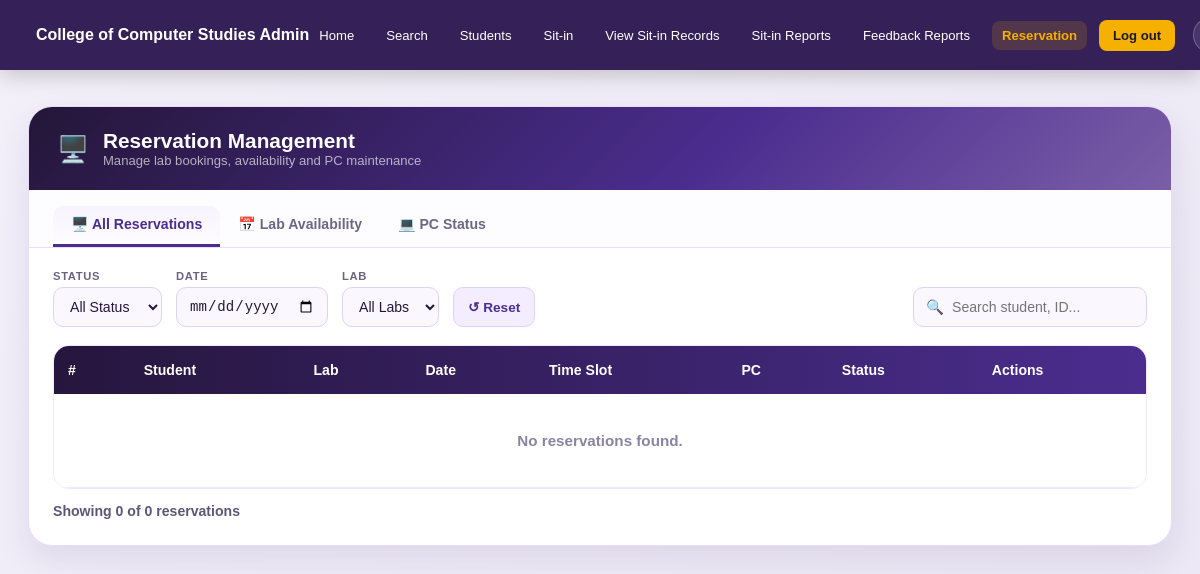
/admin_reservation (signed in), run on an earlier commit of the app's database.
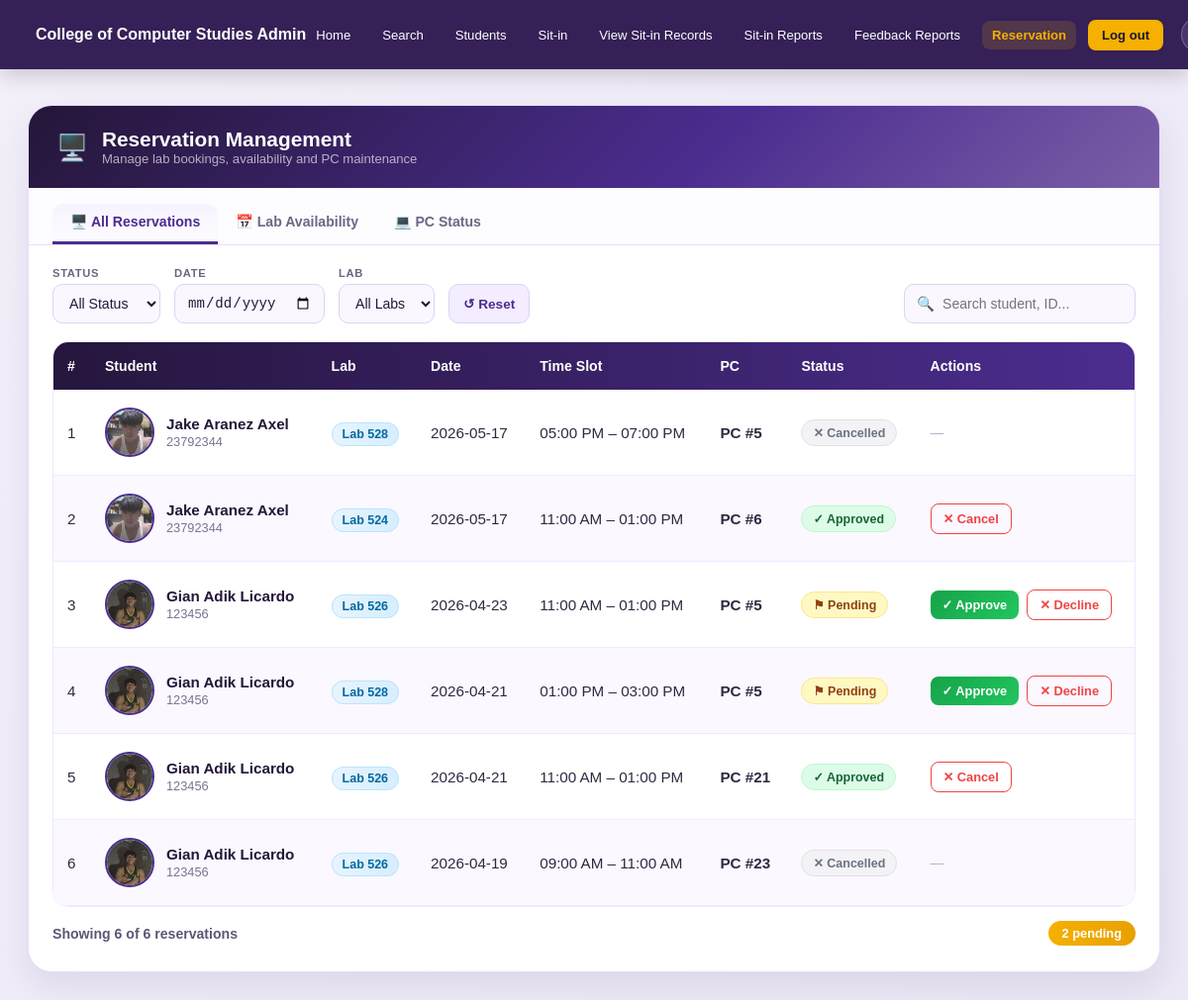
And on a later commit of the database.
### app.py (models this page shows)
class Reservation(db.Model):
    id = db.Column(db.Integer, primary_key=True)
    student_id = db.Column(db.Integer, db.ForeignKey('student.id'), nullable=False)
    student_name = db.Column(db.String(150), nullable=False)
    student_id_number = db.Column(db.String(50), nullable=False)
    lab = db.Column(db.String(50), nullable=False)
    date = db.Column(db.String(20), nullable=False)
    time_slot = db.Column(db.String(100), nullable=False)
    pc_number = db.Column(db.Integer, nullable=False)
    status = db.Column(db.String(20), default='Pending')
    created_at = db.Column(
        db.String(50),
        default=lambda: datetime.now().strftime('%Y-%m-%d %H:%M:%S')
    )
    student = db.relationship('Student', backref='reservations')

class Student(db.Model):
    id = db.Column(db.Integer, primary_key=True)
    id_number = db.Column(db.String(50), unique=True, nullable=False)
    last_name = db.Column(db.String(100))
    first_name = db.Column(db.String(100))
    middle_name = db.Column(db.String(100))
    course = db.Column(db.String(50))
    course_level = db.Column(db.String(10))
    email = db.Column(db.String(120), unique=True)
    password = db.Column(db.String(200))
    address = db.Column(db.String(200))
    profile_pic = db.Column(db.String(200), default='default.png')
    remaining_sessions = db.Column(db.Integer, default=30)
    leaderboard_points = db.Column(db.Integer, default=0)
    raw_points = db.Column(db.Float, default=0)
    cleanliness_points = db.Column(db.Integer, default=0)
    hours_points = db.Column(db.Integer, default=0)
    task_points = db.Column(db.Integer, default=0)
    total_hours = db.Column(db.Float, default=0)

### app.py (the view)
@app.route('/admin/reservations')
@app.route('/admin_reservation')
def admin_reservation():
    if 'admin_id' not in session:
        return redirect(url_for('login'))
    reservations = Reservation.query.order_by(Reservation.id.desc()).all()
    return render_template('admin_reservation.html', reservations=reservations)

### templates/admin_reservation.html (shortened to what this page needs)
<!DOCTYPE html>
<html lang="en">
<head>
    <link rel="stylesheet" href="{{ url_for('static', filename='style.css') }}">
</head>
<body class="admin-page">
<nav class="admin-navbar">
    <a href="{{ url_for('admin_dashboard') }}" class="admin-brand">
        College of Computer Studies Admin
    </a>
    <div class="admin-links">
        <a href="{{ url_for('admin_dashboard') }}">Home</a>
        <a href="#" onclick="history.back(); return false;">Search</a>
        <a href="{{ url_for('admin_students') }}">Students</a>
        <a href="{{ url_for('current_sitin') }}">Sit-in</a>
        <a href="{{ url_for('view_sitin_records') }}">View Sit-in Records</a>
        <a href="{{ url_for('sitin_reports') }}">Sit-in Reports</a>
        <a href="{{ url_for('feedback_reports') }}">Feedback Reports</a>
        <a href="{{ url_for('admin_reservation') }}" class="active">Reservation</a>
        <a href="{{ url_for('admin_logout') }}" class="admin-logout">Log out</a>
            <button class="dm-toggle" title="Toggle Dark Mode">🌙</button>
        </div>
</nav>
<div class="admin-wrapper">
    <div class="armgmt-panel">
        <div class="armgmt-header">
            <div class="armgmt-header-left">
                <span class="armgmt-header-icon">🖥️</span>
                <div>
                    <div class="armgmt-header-title">Reservation Management</div>
                    <div class="armgmt-header-sub">Manage lab bookings, availability and PC maintenance</div>
                </div>
            </div>
        </div>
        <div class="armgmt-tabs">
            <button class="armgmt-tab active" onclick="switchTab('all', this)">🖥️ All Reservations</button>
            <button class="armgmt-tab" onclick="switchTab('availability', this)">📅 Lab Availability</button>
            <button class="armgmt-tab" onclick="switchTab('pcstatus', this)">💻 PC Status</button>
        </div>
        <div class="armgmt-tab-body active" id="tabAll">
            <div class="armgmt-filters">
                <div class="armgmt-filter-group">
                    <label class="armgmt-filter-label">STATUS</label>
                    <select class="armgmt-filter-select" id="filterStatus" onchange="filterTable()">
                        <option value="">All Status</option>
                    </select>
                </div>
                <div class="armgmt-filter-group">
                    <label class="armgmt-filter-label">DATE</label>
                    <input type="date" class="armgmt-filter-date" id="filterDate" onchange="filterTable()">
                </div>
                <div class="armgmt-filter-group">
                    <label class="armgmt-filter-label">LAB</label>
                    <select class="armgmt-filter-select" id="filterLab" onchange="filterTable()">
                        <option value="">All Labs</option>
                    </select>
                </div>
                <button class="armgmt-reset-btn" onclick="resetFilters()">↺ Reset</button>
                <div class="armgmt-search-wrap">
                    <span class="armgmt-search-icon">🔍</span>
                    <input type="text" class="armgmt-search" id="armSearch" placeholder="Search student, ID..." oninput="filterTable()">
                </div>
            </div>
            <div class="armgmt-table-wrap">
                <table class="armgmt-table" id="armTable">
                    <thead>
                        <tr>
                            <th>#</th>
                            <th>Student</th>
                            <th>Lab</th>
                            <th>Date</th>
                            <th>Time Slot</th>
                            <th>PC</th>
                            <th>Status</th>
                            <th>Actions</th>
                        </tr>
                    </thead>
                    <tbody id="armTableBody">
                        {% for r in reservations %}
                        <tr
    data-status="{{ r.status }}"
    data-lab="{{ r.lab }}"
    data-date="{{ r.date }}"
    data-search="{{ (r.student_name ~ ' ' ~ r.student_id_number)|lower }}"
>
    <td>{{ loop.index }}</td>
    <td>
        <div class="armgmt-student-cell">
            {% if r.student and r.student.profile_pic and r.student.profile_pic != 'default.png' %}
                <img
                    src="{{ url_for('static', filename='uploads/' + r.student.profile_pic) }}"
                    alt="Profile"
                    class="armgmt-avatar-image"
                >
            {% else %}
                <div class="armgmt-avatar-circle">{{ r.student_name[0]|upper }}</div>
            {% endif %}
            <div>
                <div class="armgmt-student-name">{{ r.student_name }}</div>
                <div class="armgmt-student-id">{{ r.student_id_number }}</div>
            </div>
        </div>
    </td>
    <td><span class="armgmt-lab-badge">{{ r.lab }}</span></td>
    <td>{{ r.date }}</td>
    <td>{{ r.time_slot }}</td>
    <td><strong>PC #{{ r.pc_number }}</strong></td>
    <td>
        {% if r.status == 'Pending' %}
            <span class="armgmt-status armgmt-status-pending">⚑ Pending</span>
        {% elif r.status == 'Approved' %}
            <span class="armgmt-status armgmt-status-approved">✓ Approved</span>
        {% else %}
            <span class="armgmt-status armgmt-status-cancelled">✕ Cancelled</span>
        {% endif %}
    </td>
    <td>
        <div class="armgmt-actions">
            {% if r.status == 'Pending' %}
                <form method="POST" action="{{ url_for('approve_reservation', reservation_id=r.id) }}" style="display:inline">
                    <button type="submit" class="armgmt-approve-btn" onclick="return confirm('Approve this reservation?')">✓ Approve</button>
                </form>
                <form method="POST" action="{{ url_for('decline_reservation', reservation_id=r.id) }}" style="display:inline">
                    <button type="submit" class="armgmt-decline-btn" onclick="return confirm('Decline this reservation?')">✕ Decline</button>
                </form>
            {% elif r.status == 'Approved' %}
                <form method="POST" action="{{ url_for('cancel_reservation_admin', reservation_id=r.id) }}" style="display:inline">
                    <button type="submit" class="armgmt-cancel-btn" onclick="return confirm('Cancel this reservation?')">✕ Cancel</button>
                </form>
            {% else %}
                <span class="armgmt-no-action">—</span>
            {% endif %}
        </div>
    </td>
</tr>
                        {% else %}
                        <tr>
                            <td colspan="8">
                                <div class="armgmt-empty">No reservations found.</div>
                            </td>
                        </tr>
                        {% endfor %}
                    </tbody>
                </table>
            </div>
            <div class="armgmt-footer">
                <span id="armCount">Showing {{ reservations|length }} of {{ reservations|length }} reservations</span>
                {% set pending_count = reservations | selectattr('status', 'equalto', 'Pending') | list | length %}
                {% if pending_count > 0 %}
                    <span class="armgmt-pending-badge">{{ pending_count }} pending</span>
                {% endif %}
            </div>
        </div>
    </div>
</div>
</body>
</html>

What changed in the data, as far as the page shows it:
added Reservation: profile_pic (picture), student_name "Jake Aranez Axel", student_id_number "23792344", lab "Lab 528", date "2026-05-17", time_slot "05:00 PM – 07:00 PM", pc_number "5", status "✕ Cancelled"
added Reservation: profile_pic (picture), student_name "Jake Aranez Axel", student_id_number "23792344", lab "Lab 524", date "2026-05-17", time_slot "11:00 AM – 01:00 PM", pc_number "6", status "✓ Approved"
added Reservation: profile_pic (picture), student_name "Gian Adik Licardo", student_id_number "123456", lab "Lab 526", date "2026-04-23", time_slot "11:00 AM – 01:00 PM", pc_number "5", status "⚑ Pending"
added Reservation: profile_pic (picture), student_name "Gian Adik Licardo", student_id_number "123456", lab "Lab 528", date "2026-04-21", time_slot "01:00 PM – 03:00 PM", pc_number "5", status "⚑ Pending"
added Reservation: profile_pic (picture), student_name "Gian Adik Licardo", student_id_number "123456", lab "Lab 526", date "2026-04-21", time_slot "11:00 AM – 01:00 PM", pc_number "21", status "✓ Approved"
added Reservation: profile_pic (picture), student_name "Gian Adik Licardo", student_id_number "123456", lab "Lab 526", date "2026-04-19", time_slot "09:00 AM – 11:00 AM", pc_number "23", status "✕ Cancelled"
Also different on the page:
{{ reservations|length }}: "0" → "6"
{{ pending_count }}: (not shown) → "2"
text no longer shown: "No reservations found."
text now shown: "pending"
